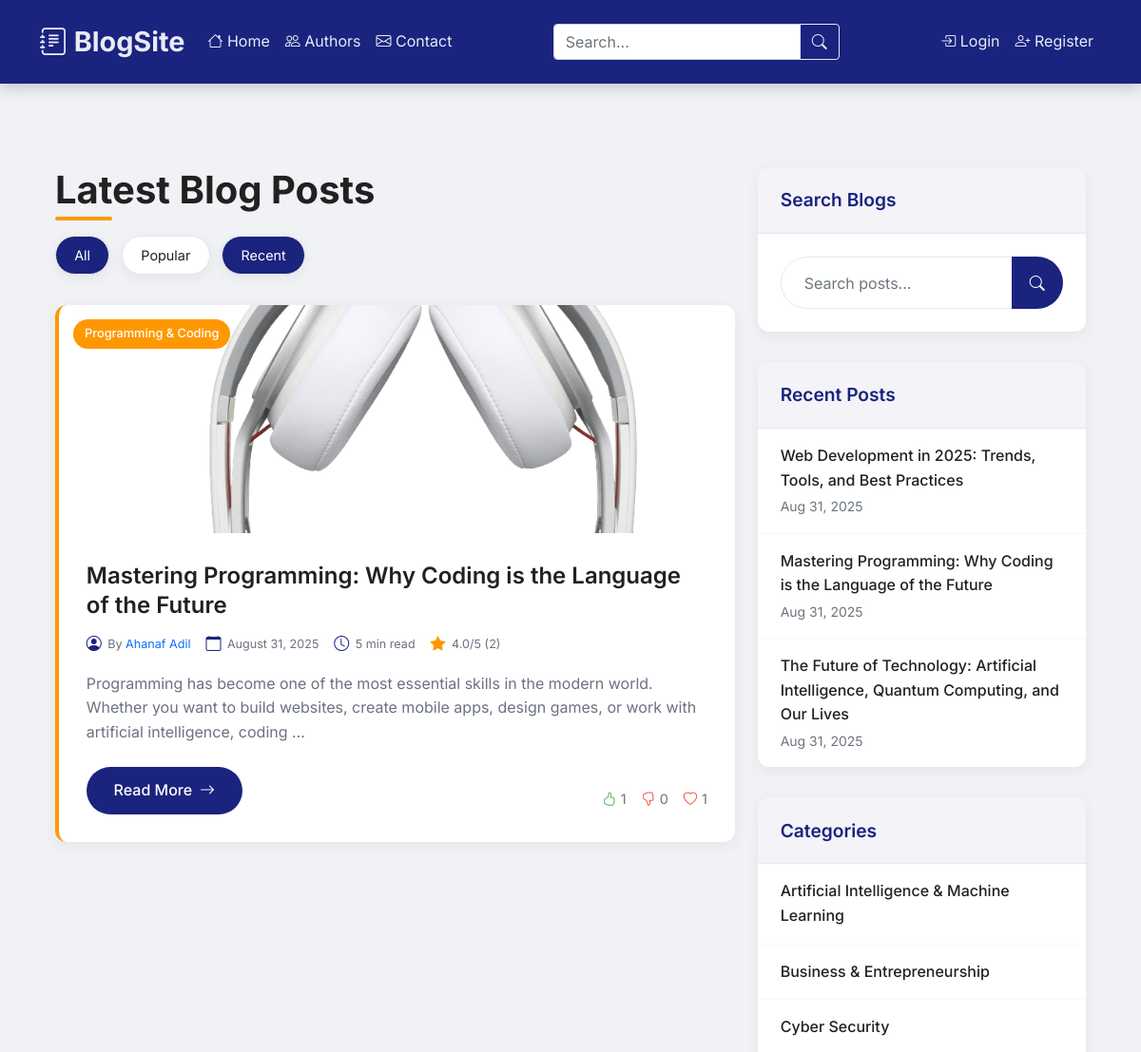
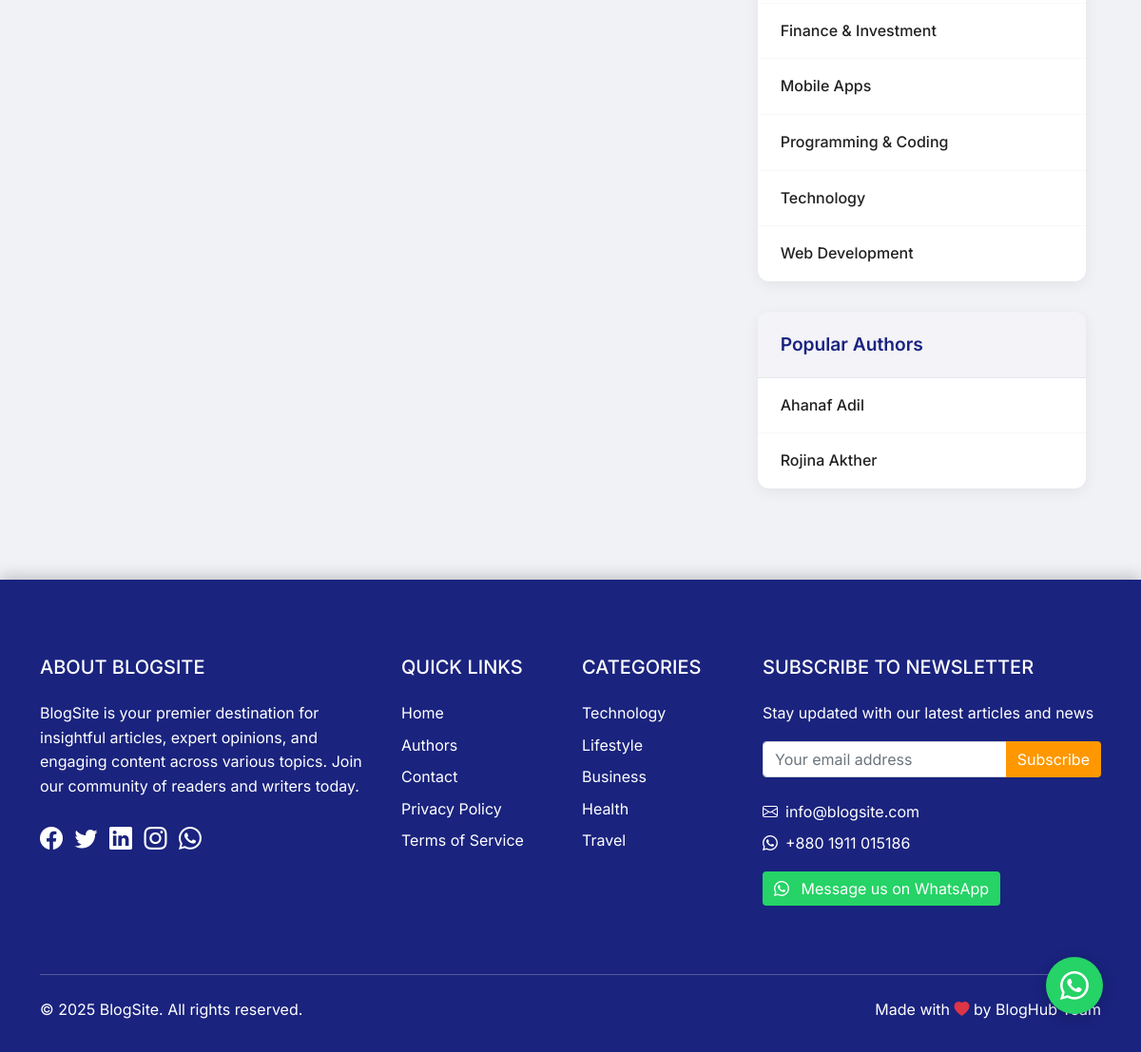
The app's page /blogs/?author=Adil with its own data (2 pictures, top to bottom).
### blog/models.py (models this page shows, shortened)
class Blog(models.Model):
    title = models.CharField(max_length=200)
    content = models.TextField()
    author = models.ForeignKey(User, on_delete=models.CASCADE, related_name='blog_posts')
    categories = models.ManyToManyField(Category, related_name='blogs')
    featured_image = models.ImageField(upload_to='blog_images/', blank=True, null=True)
    created_at = models.DateTimeField(auto_now_add=True)
    updated_at = models.DateTimeField(auto_now=True)
    published = models.BooleanField(default=False)
    @property
    def average_rating(self):
        ratings = self.blog_ratings.aggregate(Avg('score'))
        return round(ratings['score__avg'], 1) if ratings['score__avg'] else 0
    class Meta:
        ordering = ['-created_at']

class Category(models.Model):
    name = models.CharField(max_length=100, unique=True)
    class Meta:
        verbose_name_plural = "Categories"
        ordering = ['name']

### blog/views.py (the view)
# urls.py: path('blogs/', views.blog_list, name='blog_list'),
def blog_list(request: HttpRequest) -> HttpResponse:
    blogs: QuerySet = Blog.objects.filter(published=True).select_related('author__profile').prefetch_related('categories')
    query = request.GET.get('q')
    if query:
        blogs = blogs.filter(
            Q(title__icontains=query) |
            Q(content__icontains=query) |
            Q(author__username__icontains=query)
        )
    category_name = request.GET.get('category')
    if category_name:
        blogs = blogs.filter(categories__name=category_name)
    author_username = request.GET.get('author')
    if author_username:
        blogs = blogs.filter(author__username=author_username)
    sort_by = request.GET.get('sort')
    if sort_by == 'rating':
        blogs = blogs.annotate(avg_rating=Avg('blog_ratings__score')).order_by('-avg_rating')
    else:
        blogs = blogs.order_by('-created_at')
    paginator = Paginator(blogs, 10)
    page = request.GET.get('page')
    try:
        blogs = paginator.page(page)
    except PageNotAnInteger:
        blogs = paginator.page(1)
    except EmptyPage:
        blogs = paginator.page(paginator.num_pages)
    recent_blogs = Blog.objects.filter(published=True).order_by('-created_at')[:5]
    categories = Category.objects.all()
    authors = User.objects.filter(profile__user_type='author')
    context = {
        'blogs': blogs,
        'categories': categories,
        'authors': authors,
        'recent_blogs': recent_blogs,
    }
    return render(request, 'blog/blog_list.html', context)

### blog/templates/blog/blog_list.html (shortened to what this page needs)
{% extends "blog/base.html" %}
{% load static %}
{% block extra_css %}
<link rel="stylesheet" href="https://cdn.jsdelivr.net/npm/bootstrap-icons@1.11.3/font/bootstrap-icons.min.css">
{% endblock %}
{% block content %}
<div class="blog-container">
    <div class="row">
        <div class="col-lg-8">
            {% if query %}
            <h1 class="page-title">Search Results for "{{ query }}"</h1>
            <p class="text-muted mb-4">Found {{ blogs.paginator.count }} result{{ blogs.paginator.count|pluralize }}</p>
            {% else %}
            <h1 class="page-title">Latest Blog Posts</h1>
            {% endif %}
            <div class="filter-chips">
                <a href="{% url 'blog:blog_list' %}{% if query %}?q={{ query }}{% endif %}" class="filter-chip {% if not request.GET.sort %}active{% endif %}">All</a>
                <a href="{% url 'blog:blog_list' %}?sort=rating{% if query %}&q={{ query }}{% endif %}" class="filter-chip {% if request.GET.sort == 'rating' %}active{% endif %}">Popular</a>
                <a href="{% url 'blog:blog_list' %}{% if query %}?q={{ query }}{% endif %}" class="filter-chip {% if not request.GET.sort or request.GET.sort == 'recent' %}active{% endif %}">Recent</a>
            </div>
            {% if blogs %}
                <div class="row">
                    {% for blog in blogs %}
                    <div class="col-12 mb-4">
                        <div class="blog-card {% if forloop.first %}featured-post{% endif %}">
                            {% if blog.featured_image %}
                            <div class="blog-img-container">
                                <a href="{% url 'blog:blog_detail' blog.pk %}">
                                    <img src="{{ blog.featured_image.url }}"
                                            class="blog-img-full"
                                            alt="{{ blog.title }}">
                                </a>
                                {% if blog.categories.all %}
                                <div class="category-badge">{{ blog.categories.first.name }}</div>
                                {% endif %}
                            </div>
                            {% endif %}
                            <div class="card-body">
                                <h2 class="card-title">
                                    <a href="{% url 'blog:blog_detail' blog.pk %}">{{ blog.title }}</a>
                                </h2>
                                <div class="blog-meta">
                                    <span>
                                        <i class="bi bi-person-circle"></i>
                                        <small>By <a href="{% url 'blog:author_detail' blog.author.pk %}" class="text-decoration-none">
                                            {% if blog.author.get_full_name %}
                                                {{ blog.author.get_full_name }}
                                            {% else %}
                                                {{ blog.author.username }}
                                            {% endif %}
                                        </a></small>
                                    </span>
                                    <span>
                                        <i class="bi bi-calendar"></i>
                                        <small>{{ blog.created_at|date:"F d, Y" }}</small>
                                    </span>
                                    <span>
                                        <i class="bi bi-clock"></i>
                                        <small>{% if blog.read_time %}{{ blog.read_time }} min read{% else %}5 min read{% endif %}</small>
                                    </span>
                                    {% with avg_rating=blog.average_rating %}
                                    {% if avg_rating %}
                                    <span>
                                        <i class="bi bi-star-fill" style="color: var(--accent-color);"></i>
                                        <small>{{ avg_rating|floatformat:1 }}/5 ({{ blog.blog_ratings.count }})</small>
                                    </span>
                                    {% endif %}
                                    {% endwith %}
                                </div>
                                <p class="card-text">{{ blog.content|striptags|truncatewords:30 }}</p>
                                <div class="d-flex justify-content-between align-items-center">
                                    <a href="{% url 'blog:blog_detail' blog.pk %}" class="read-more-btn">
                                        Read More <i class="bi bi-arrow-right"></i>
                                    </a>
                                    <div class="engagement-metrics">
                                        <div class="metric likes">
                                            <i class="bi bi-hand-thumbs-up"></i>
                                            <span>{{ blog.like_set.count }}</span>
                                        </div>
                                        <div class="metric dislikes">
                                            <i class="bi bi-hand-thumbs-down"></i>
                                            <span>{{ blog.dislike_set.count }}</span>
                                        </div>
                                        <div class="metric favorites">
                                            <i class="bi bi-heart"></i>
                                            <span>{{ blog.favorited_by.count }}</span>
                                        </div>
                                    </div>
                                </div>
                            </div>
                        </div>
                    </div>
                    {% endfor %}
                </div>
            {% endif %}
        </div>
        <div class="col-lg-4 mt-4 mt-lg-0">
            <div class="sidebar-card">
                <div class="sidebar-header">Search Blogs</div>
                <div class="p-4">
                    <form action="{% url 'blog:blog_list' %}" method="GET" class="search-form">
                        <div class="input-group">
                            <input type="text" name="q" class="form-control" placeholder="Search posts..." value="{{ request.GET.q }}">
                            <button class="btn search-btn" type="submit">
                                <i class="bi bi-search"></i>
                            </button>
                        </div>
                    </form>
                </div>
            </div>
            <div class="sidebar-card">
                <div class="sidebar-header">Recent Posts</div>
                <div class="p-0">
                    <ul class="sidebar-list">
                        {% for blog in recent_blogs %}
                        <li class="sidebar-item">
                            <a href="{% url 'blog:blog_detail' blog.pk %}">{{ blog.title }}</a>
                            <small class="text-muted d-block mt-1">{{ blog.created_at|date:"M d, Y" }}</small>
                        </li>
                        {% empty %}
                        <li class="sidebar-item">No recent posts found.</li>
                        {% endfor %}
                    </ul>
                </div>
            </div>
            <div class="sidebar-card">
                <div class="sidebar-header">Categories</div>
                <div class="p-0">
                    <ul class="sidebar-list">
                        {% for category in categories %}
                        <li class="sidebar-item">
                            <a href="{% url 'blog:blog_list' %}?category={{ category.name }}">
                                {{ category.name }}
                            </a>
                        </li>
                        {% empty %}
                        <li class="sidebar-item">No categories found.</li>
                        {% endfor %}
                    </ul>
                </div>
            </div>
            <div class="sidebar-card">
                <div class="sidebar-header">Popular Authors</div>
                <div class="p-0">
                    <ul class="sidebar-list">
                        {% for author in authors %}
                        <li class="sidebar-item">
                            <a href="{% url 'blog:author_detail' author.pk %}">
                                {% if author.get_full_name %}
                                    {{ author.get_full_name }}
                                {% else %}
                                    {{ author.username }}
                                {% endif %}
                            </a>
                        </li>
                        {% empty %}
                        <li class="sidebar-item">No authors found.</li>
                        {% endfor %}
                    </ul>
                </div>
            </div>
        </div>
    </div>
</div>
{% endblock content %}

### blog/templates/blog/base.html (style rules this page uses)
:root { --primary-color: #1a237e; --secondary-color: #3f51b5; --accent-color: #ff9800; --light-bg: #f0f2f5; --dark-text: #212121; --light-text: #e8eaf6; --whatsapp-color: #25D366; }
body { font-family: 'Inter', sans-serif; background-color: var(--light-bg); display: flex; flex-direction: column; min-height: 100vh; color: var(--dark-text); position: relative; }

### records on screen
Blog: featured_image (picture), categories.first.name "Programming & Coding", title "Mastering Programming: Why Coding is the Language of the Future", author.get_full_name "Ahanaf Adil", created_at "August 31, 2025", average_rating "4.0", blog_ratings.count "2", content "Programming has become one of the most essential skills in the modern world. Whether you want to build websites, create mobile apps, design games, or work with artificial intelligence, coding …", like_set.count "1", dislike_set.count "0", favorited_by.count "1", created_at "Aug 31, 2025"
Blog: title "Web Development in 2025: Trends, Tools, and Best Practices", created_at "Aug 31, 2025"
Blog: title "The Future of Technology: Artificial Intelligence, Quantum Computing, and Our Lives", created_at "Aug 31, 2025"
Category: name "Artificial Intelligence & Machine Learning"
Category: name "Business & Entrepreneurship"
Category: name "Cyber Security"
Category: name "Finance & Investment"
Category: name "Mobile Apps"
Category: name "Programming & Coding"
Category: name "Technology"
Category: name "Web Development"

### other values on screen
{{ author.get_full_name }} "Ahanaf Adil"
{{ author.get_full_name }} "Rojina Akther"
